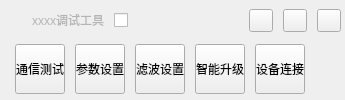
     <widget class="QWidget" name="widget_titlle_nav" native="true">
      <property name="sizePolicy">
       <sizepolicy hsizetype="Preferred" vsizetype="Fixed">
        <horstretch>0</horstretch>
        <verstretch>0</verstretch>
       </sizepolicy>
      </property>
      <property name="minimumSize">
       <size>
        <width>0</width>
        <height>100</height>
       </size>
      </property>
      <property name="maximumSize">
       <size>
        <width>16777215</width>
        <height>100</height>
       </size>
      </property>
      <layout class="QGridLayout" name="gridLayout_5" rowstretch="0,0">
       <property name="leftMargin">
        <number>0</number>
       </property>
       <property name="topMargin">
        <number>0</number>
       </property>
       <property name="rightMargin">
        <number>0</number>
       </property>
       <property name="bottomMargin">
        <number>0</number>
       </property>
       <property name="horizontalSpacing">
        <number>0</number>
       </property>
       <property name="verticalSpacing">
        <number>4</number>
       </property>
       <item row="0" column="0">
        <widget class="QWidget" name="widget_title" native="true">
         <property name="sizePolicy">
          <sizepolicy hsizetype="Preferred" vsizetype="Fixed">
           <horstretch>0</horstretch>
           <verstretch>0</verstretch>
          </sizepolicy>
         </property>
         <property name="minimumSize">
          <size>
           <width>0</width>
           <height>0</height>
          </size>
         </property>
         <property name="maximumSize">
          <size>
           <width>16777215</width>
           <height>32</height>
          </size>
         </property>
         <layout class="QGridLayout" name="gridLayout_4">
          <property name="leftMargin">
           <number>6</number>
          </property>
          <property name="topMargin">
           <number>1</number>
          </property>
          <property name="rightMargin">
           <number>4</number>
          </property>
          <property name="bottomMargin">
           <number>0</number>
          </property>
          <property name="horizontalSpacing">
           <number>6</number>
          </property>
          <property name="verticalSpacing">
           <number>0</number>
          </property>
          <item row="0" column="0">
           <layout class="QHBoxLayout" name="horizontalLayout">
            <property name="spacing">
             <number>10</number>
            </property>
            <item>
             <widget class="QLabel" name="label_logo">
              <property name="sizePolicy">
               <sizepolicy hsizetype="Fixed" vsizetype="Fixed">
                <horstretch>0</horstretch>
                <verstretch>0</verstretch>
               </sizepolicy>
              </property>
              <property name="minimumSize">
               <size>
                <width>16</width>
                <height>16</height>
               </size>
              </property>
              <property name="maximumSize">
               <size>
                <width>16</width>
                <height>16</height>
               </size>
              </property>
              <property name="text">
               <string/>
              </property>
              <property name="pixmap">
               <pixmap resource="imges.qrc">:/imges/ico.png</pixmap>
              </property>
              <property name="scaledContents">
               <bool>true</bool>
              </property>
             </widget>
            </item>
            <item>
             <widget class="QLabel" name="label">
              <property name="text">
               <string>&lt;html&gt;&lt;head/&gt;&lt;body&gt;&lt;p&gt;&lt;span style=&quot; color:#b4b4b4;&quot;&gt;xxxx调试工具&lt;/span&gt;&lt;/p&gt;&lt;/body&gt;&lt;/html&gt;</string>
              </property>
             </widget>
            </item>
            <item>
             <widget class="QCheckBox" name="checkBox_status">
              <property name="enabled">
               <bool>true</bool>
              </property>
              <property name="contextMenuPolicy">
               <enum>Qt::ActionsContextMenu</enum>
              </property>
              <property name="toolTip">
               <string>断开/连接</string>
              </property>
              <property name="layoutDirection">
               <enum>Qt::LeftToRight</enum>
              </property>
              <property name="checkable">
               <bool>true</bool>
              </property>
              <property name="checked">
               <bool>false</bool>
              </property>
              <property name="tristate">
               <bool>false</bool>
              </property>
             </widget>
            </item>
            <item>
             <spacer name="horizontalSpacer">
              <property name="orientation">
               <enum>Qt::Horizontal</enum>
              </property>
              <property name="sizeHint" stdset="0">
               <size>
                <width>40</width>
                <height>20</height>
               </size>
              </property>
             </spacer>
            </item>
            <item>
             <widget class="QToolButton" name="toolButton_min">
              <property name="toolTip">
               <string>最小化</string>
              </property>
              <property name="text">
               <string/>
              </property>
              <property name="icon">
               <iconset>
                <selectedoff>:/imges/black_skin/b_min_off.png</selectedoff>
                <selectedon>:/imges/black_skin/b_min_on.png</selectedon>
               </iconset>
              </property>
             </widget>
            </item>
            <item>
             <widget class="QToolButton" name="toolButton_max">
              <property name="toolTip">
               <string>最大化</string>
              </property>
              <property name="text">
               <string/>
              </property>
              <property name="checkable">
               <bool>true</bool>
              </property>
              <property name="checked">
               <bool>false</bool>
              </property>
             </widget>
            </item>
            <item>
             <widget class="QToolButton" name="toolButton_close">
              <property name="toolTip">
               <string>关闭</string>
              </property>
              <property name="icon">
               <iconset>
                <selectedoff>:/imges/black_skin/b_close_off.png</selectedoff>
                <selectedon>:/imges/black_skin/b_close_on.png</selectedon>
               </iconset>
              </property>
             </widget>
            </item>
           </layout>
          </item>
         </layout>
        </widget>
       </item>
       <item row="1" column="0">
        <layout class="QHBoxLayout" name="horizontalLayout_20">
         <property name="spacing">
          <number>10</number>
         </property>
         <property name="leftMargin">
          <number>15</number>
         </property>
         <item>
          <widget class="QToolButton" name="toolButton_data">
           <property name="sizePolicy">
            <sizepolicy hsizetype="Preferred" vsizetype="Preferred">
             <horstretch>0</horstretch>
             <verstretch>0</verstretch>
            </sizepolicy>
           </property>
           <property name="minimumSize">
            <size>
             <width>50</width>
             <height>50</height>
            </size>
           </property>
           <property name="maximumSize">
            <size>
             <width>50</width>
             <height>50</height>
            </size>
           </property>
           <property name="text">
            <string>通信测试</string>
           </property>
           <property name="icon">
            <iconset>
             <selectedoff>:/imges/black_skin/b_comment_off.png</selectedoff>
             <selectedon>:/imges/black_skin/b_comment_on.png</selectedon>
            </iconset>
           </property>
           <property name="checkable">
            <bool>true</bool>
           </property>
           <property name="toolButtonStyle">
            <enum>Qt::ToolButtonTextUnderIcon</enum>
           </property>
           <attribute name="buttonGroup">
            <string notr="true">buttonGroup_nav</string>
           </attribute>
          </widget>
         </item>
         <item>
          <widget class="QToolButton" name="toolButton_par">
           <property name="sizePolicy">
            <sizepolicy hsizetype="Preferred" vsizetype="Preferred">
             <horstretch>0</horstretch>
             <verstretch>0</verstretch>
            </sizepolicy>
           </property>
           <property name="minimumSize">
            <size>
             <width>50</width>
             <height>50</height>
            </size>
           </property>
           <property name="maximumSize">
            <size>
             <width>50</width>
             <height>50</height>
            </size>
           </property>
           <property name="text">
            <string>参数设置</string>
           </property>
           <property name="icon">
            <iconset>
             <selectedoff>:/imges/black_skin/b_par_off.png</selectedoff>
             <selectedon>:/imges/black_skin/b_par_on.png</selectedon>
            </iconset>
           </property>
           <property name="checkable">
            <bool>true</bool>
           </property>
           <property name="toolButtonStyle">
            <enum>Qt::ToolButtonTextUnderIcon</enum>
           </property>
           <attribute name="buttonGroup">
            <string notr="true">buttonGroup_nav</string>
           </attribute>
          </widget>
         </item>
         <item>
          <widget class="QToolButton" name="toolButton_filter">
           <property name="minimumSize">
            <size>
             <width>50</width>
             <height>50</height>
            </size>
           </property>
           <property name="maximumSize">
            <size>
             <width>50</width>
             <height>50</height>
            </size>
           </property>
           <property name="text">
            <string>滤波设置</string>
           </property>
           <property name="icon">
            <iconset>
             <selectedoff>:/imges/black_skin/b_filter_off.png</selectedoff>
             <selectedon>:/imges/black_skin/b_filter_on.png</selectedon>
            </iconset>
           </property>
           <property name="checkable">
            <bool>true</bool>
           </property>
           <property name="toolButtonStyle">
            <enum>Qt::ToolButtonTextUnderIcon</enum>
           </property>
           <attribute name="buttonGroup">
            <string notr="true">buttonGroup_nav</string>
           </attribute>
          </widget>
         </item>
         <item>
          <widget class="QToolButton" name="toolButton_update">
           <property name="sizePolicy">
            <sizepolicy hsizetype="Preferred" vsizetype="Preferred">
             <horstretch>0</horstretch>
             <verstretch>0</verstretch>
            </sizepolicy>
           </property>
           <property name="minimumSize">
            <size>
             <width>50</width>
             <height>50</height>
            </size>
           </property>
           <property name="maximumSize">
            <size>
             <width>50</width>
             <height>50</height>
            </size>
           </property>
           <property name="text">
            <string>智能升级</string>
           </property>
           <property name="icon">
            <iconset>
             <selectedoff>:/imges/black_skin/b_update_off.png</selectedoff>
             <selectedon>:/imges/black_skin/b_update_on.png</selectedon>
            </iconset>
           </property>
           <property name="checkable">
            <bool>true</bool>
           </property>
           <property name="toolButtonStyle">
            <enum>Qt::ToolButtonTextUnderIcon</enum>
           </property>
           <attribute name="buttonGroup">
            <string notr="true">buttonGroup_nav</string>
           </attribute>
          </widget>
         </item>
         <item>
          <widget class="QToolButton" name="toolButton_dev_connect">
           <property name="minimumSize">
            <size>
             <width>50</width>
             <height>50</height>
            </size>
           </property>
           <property name="maximumSize">
            <size>
             <width>50</width>
             <height>50</height>
            </size>
           </property>
           <property name="text">
            <string>设备连接</string>
           </property>
           <property name="icon">
            <iconset>
             <selectedoff>:/imges/black_skin/b_connect_off.png</selectedoff>
             <selectedon>:/imges/black_skin/b_connect_on.png</selectedon>
            </iconset>
           </property>
           <property name="checkable">
            <bool>true</bool>
           </property>
           <property name="toolButtonStyle">
            <enum>Qt::ToolButtonTextUnderIcon</enum>
           </property>
           <attribute name="buttonGroup">
            <string notr="true">buttonGroup_nav</string>
           </attribute>
          </widget>
         </item>
         <item>
          <spacer name="horizontalSpacer_3">
           <property name="orientation">
            <enum>Qt::Horizontal</enum>
           </property>
           <property name="sizeHint" stdset="0">
            <size>
             <width>40</width>
             <height>20</height>
            </size>
           </property>
          </spacer>
         </item>
        </layout>
       </item>
      </layout>
     </widget>
